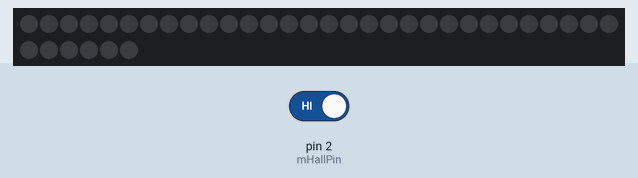
A sketch run on a simulated Arduino Uno, built for the host (arithmetic inside an expression is 32-bit, double 64-bit). Shown: 36 RGB LEDs in strip order, left to right, continuing on the next row. The test bench sets the inputs (shaded band); at power-on: pin 2 (mHallPin) HIGH. Dim RGB values are drawn brighter than linear.

Above: at 1.2 s.
1.3 s: pin 2 (mHallPin) driven LOW
At 1.45 s:
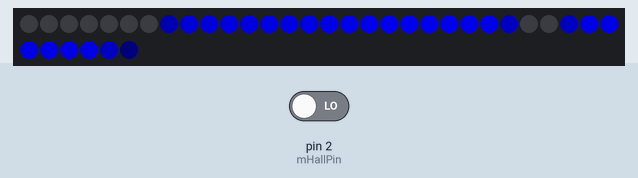
At 2.05 s:
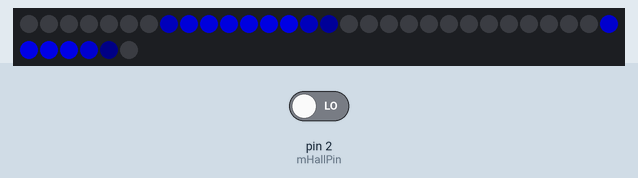
Timing chart, 0 to 4.3 s (numbered marks = the images above; inputs shaded):
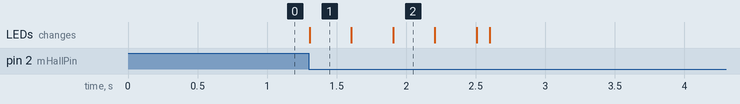

The sketch:

wheel-pov.ino
```cpp
#include "MyWheelPOV.hpp"

static MyWheelPOV pov;

void setup() {
	pov.init();
}

void loop() {
	pov.update();
	delay(1);
}
```

MyWheelPOV.cpp
```cpp
#include "MyWheelPOV.hpp"
#include "image.h"

#include <FastLED.h>

static const int DATA_PIN = 18;
static const int CLOCK_PIN = 13;
static const int NUM_LEDS = 36;
static CRGB leds[NUM_LEDS];

MyWheelPOV::MyWheelPOV() {
	mHallPin = 2;
	mRadius = 26;
	mPrevAngle = 0;
	mAngle = 0;
	mMaxRevolutionTime = 1000;
	mLastActivateTime = 0;
}

void MyWheelPOV::init() {
	WheelPOV::init();

	FastLED.addLeds<APA102, DATA_PIN, CLOCK_PIN, RGB>(leds, NUM_LEDS);
	clearLEDs();
}

void MyWheelPOV::update() {
	WheelPOV::update();
}

void MyWheelPOV::clearLEDs() {
	for (int i = 0; i < NUM_LEDS; i++) {
		leds[i] = CRGB::Black;
	}
	FastLED.show();
}

void MyWheelPOV::updateLEDs() {
	for (int i = 0; i < NUM_LEDS; i++) {
		const size_t offset = mAngle * NUM_LEDS * 3;
		const uint8_t r = image[offset + (i * 3) + 0];
		const uint8_t g = image[offset + (i * 3) + 1];
		const uint8_t b = image[offset + (i * 3) + 2];
		leds[i] = CRGB(r, g, b);
	}

	FastLED.show();
}

void MyWheelPOV::updateAngle() {
	WheelPOV::updateAngle();
}
```

MyWheelPOV.hpp
```cpp
#ifndef MY_WHEEL_POV_HPP
#define MY_WHEEL_POV_HPP

#include "WheelPOV.hpp"

class MyWheelPOV : public WheelPOV {
public:
	MyWheelPOV();

	void init();
	void update();
	void clearLEDs();

protected:
	void updateLEDs();
	void updateAngle();
};

#endif
```

WheelPOV.cpp
```cpp
#include "WheelPOV.hpp"

#include <Arduino.h>

void WheelPOV::init() {
	pinMode(mHallPin, INPUT);
}

void WheelPOV::update() {
	updateAngle();
	if (mAngle != mPrevAngle && mRevolutionTime > 0) {
		updateLEDs();
	}
}

void WheelPOV::setHallPin(int hallPin) {
	mHallPin = hallPin;
}

void WheelPOV::setRadius(int radius) {
	mRadius = radius;
	mCircumference = 2 * PI * radius;
}

void WheelPOV::setMaxRevolutionTime(unsigned long maxRevolutionTime) {
	mMaxRevolutionTime = maxRevolutionTime;
}

int WheelPOV::hallPin() const {
	return mHallPin;
}

int WheelPOV::radius() const {
	return mRadius;
}

int WheelPOV::circumference() const {
	return mCircumference;
}

unsigned long WheelPOV::maxRevolutionTime() const {
	return mMaxRevolutionTime;
}

void WheelPOV::updateAngle() {
	const unsigned long now = millis();
	const bool bPrevActivated = bActivated;
	bActivated = isNearMagnet();

	if (bActivated != bPrevActivated) {
		if (bActivated) {
			mRevolutionTime = now - mLastActivateTime;
			mLastActivateTime = now;
		}
	}

	if (mRevolutionTime > 0) {
		const unsigned long angleTime = now - mLastActivateTime;
		mAngle = (360 * angleTime / mRevolutionTime) % 360;
		if (now - mLastActivateTime > mRevolutionTime) {
			mRevolutionTime = 0;
			clearLEDs();
		}
	}
}

bool WheelPOV::isNearMagnet() const {
	return digitalRead(mHallPin) == LOW;
}
```

WheelPOV.hpp
```cpp
#ifndef WHEEL_POV_HPP
#define WHEEL_POV_HPP

class WheelPOV {
public:
	virtual void init() = 0;
	virtual void update() = 0;
	virtual void clearLEDs() = 0;

	void setHallPin(int hallPin);
	void setRadius(int radius);
	void setMaxRevolutionTime(unsigned long maxRevolutionTime);

	int hallPin() const;
	int radius() const;
	int circumference() const;
	unsigned long maxRevolutionTime() const;

protected:
	virtual bool isNearMagnet() const;
	virtual void updateLEDs() = 0;
	virtual void updateAngle() = 0;

	int mHallPin;
	int mRadius;
	int mCircumference;
	unsigned long mMaxRevolutionTime;

	unsigned int mAngle, mPrevAngle;
	unsigned long mLastActivateTime;
	unsigned long mRevolutionTime;

	bool bActivated;
};

#endif
```

Source omitted: image.h (data table, 239801 bytes)

Measured:
- after the input at 1.3 s, the LEDs: change at once (image 1)
